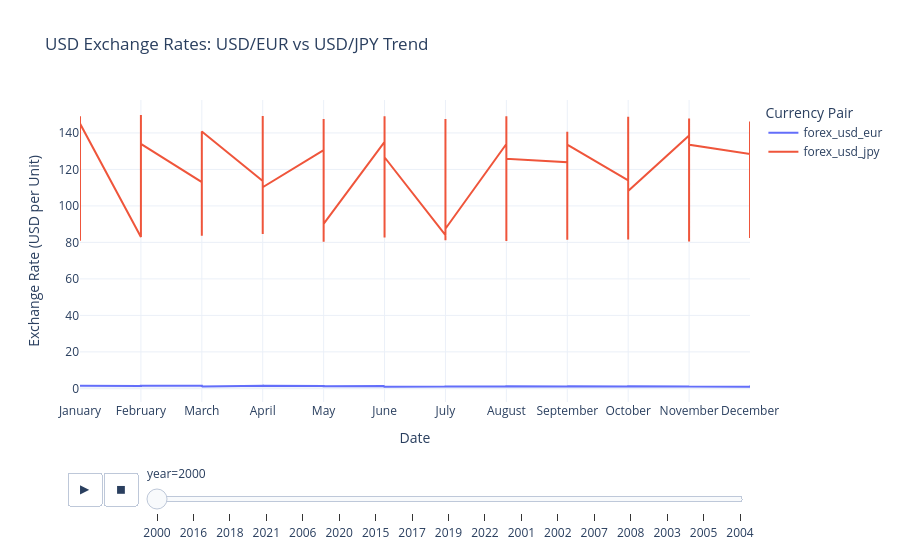

Notebook source saved alongside this figure:
### Markdown cell above
#### **Forex USD/EUR and USD/JPY Trend**

### Code cell
df2 = df2.sort_values(by="m")
forexTrend = px.line(
      data_frame=df2,
      x="month",
      y=["forex_usd_eur", "forex_usd_jpy"],
      animation_frame="year",
      title="USD Exchange Rates: USD/EUR vs USD/JPY Trend",
      labels={'date': 'Date', 'value': 'Exchange Rate', 'variable': 'Currency Pair'}
)

forexTrend.update_layout(
    xaxis_title="Date",
    yaxis_title="Exchange Rate (USD per Unit)",
    template="plotly_white"
)

forexTrend.show()

### Figure 1 — Plotly figure (JSON) as saved in the notebook; plotly's stock layout.template omitted (floating-point values rounded to 4 significant figures; data arrays with more than 128 entries replaced by an {"elided": "..."} marker saying what was removed)
{"data": [{"hovertemplate": "Currency Pair=forex_usd_eur<br>year=2000<br>month=%{x}<br>Exchange Rate=%{y}<extra></extra>", "legendgroup": "forex_usd_eur", "line": {"color": "#636efa", "dash": "solid"}, "marker": {"symbol": "circle"}, "mode": "lines", "name": "forex_usd_eur", "orientation": "v", "showlegend": true, "type": "scatter", "x": {"elided": "327 str values"}, "xaxis": "x", "y": {"elided": "327 float values"}, "yaxis": "y"}, {"hovertemplate": "Currency Pair=forex_usd_jpy<br>year=2000<br>month=%{x}<br>Exchange Rate=%{y}<extra></extra>", "legendgroup": "forex_usd_jpy", "line": {"color": "#EF553B", "dash": "solid"}, "marker": {"symbol": "circle"}, "mode": "lines", "name": "forex_usd_jpy", "orientation": "v", "showlegend": true, "type": "scatter", "x": {"elided": "327 str values"}, "xaxis": "x", "y": {"elided": "327 float values"}, "yaxis": "y"}], "layout": {"legend": {"title": {"text": "Currency Pair"}, "tracegroupgap": 0}, "sliders": [{"active": 0, "currentvalue": {"prefix": "year="}, "len": 0.9, "pad": {"b": 10, "t": 60}, "steps": [{"args": [["2000"], {"frame": {"duration": 0, "redraw": false}, "fromcurrent": true, "mode": "immediate", "transition": {"duration": 0, "easing": "linear"}}], "label": "2000", "method": "animate"}, {"args": [["2016"], {"frame": {"duration": 0, "redraw": false}, "fromcurrent": true, "mode": "immediate", "transition": {"duration": 0, "easing": "linear"}}], "label": "2016", "method": "animate"}, {"args": [["2018"], {"frame": {"duration": 0, "redraw": false}, "fromcurrent": true, "mode": "immediate", "transition": {"duration": 0, "easing": "linear"}}], "label": "2018", "method": "animate"}, {"args": [["2021"], {"frame": {"duration": 0, "redraw": false}, "fromcurrent": true, "mode": "immediate", "transition": {"duration": 0, "easing": "linear"}}], "label": "2021", "method": "animate"}, {"args": [["2006"], {"frame": {"duration": 0, "redraw": false}, "fromcurrent": true, "mode": "immediate", "transition": {"duration": 0, "easing": "linear"}}], "label": "2006", "method": "animate"}, {"args": [["2020"], {"frame": {"duration": 0, "redraw": false}, "fromcurrent": true, "mode": "immediate", "transition": {"duration": 0, "easing": "linear"}}], "label": "2020", "method": "animate"}, {"args": [["2015"], {"frame": {"duration": 0, "redraw": false}, "fromcurrent": true, "mode": "immediate", "transition": {"duration": 0, "easing": "linear"}}], "label": "2015", "method": "animate"}, {"args": [["2017"], {"frame": {"duration": 0, "redraw": false}, "fromcurrent": true, "mode": "immediate", "transition": {"duration": 0, "easing": "linear"}}], "label": "2017", "method": "animate"}, {"args": [["2019"], {"frame": {"duration": 0, "redraw": false}, "fromcurrent": true, "mode": "immediate", "transition": {"duration": 0, "easing": "linear"}}], "label": "2019", "method": "animate"}, {"args": [["2022"], {"frame": {"duration": 0, "redraw": false}, "fromcurrent": true, "mode": "immediate", "transition": {"duration": 0, "easing": "linear"}}], "label": "2022", "method": "animate"}, {"args": [["2001"], {"frame": {"duration": 0, "redraw": false}, "fromcurrent": true, "mode": "immediate", "transition": {"duration": 0, "easing": "linear"}}], "label": "2001", "method": "animate"}, {"args": [["2002"], {"frame": {"duration": 0, "redraw": false}, "fromcurrent": true, "mode": "immediate", "transition": {"duration": 0, "easing": "linear"}}], "label": "2002", "method": "animate"}, {"args": [["2007"], {"frame": {"duration": 0, "redraw": false}, "fromcurrent": true, "mode": "immediate", "transition": {"duration": 0, "easing": "linear"}}], "label": "2007", "method": "animate"}, {"args": [["2008"], {"frame": {"duration": 0, "redraw": false}, "fromcurrent": true, "mode": "immediate", "transition": {"duration": 0, "easing": "linear"}}], "label": "2008", "method": "animate"}, {"args": [["2003"], {"frame": {"duration": 0, "redraw": false}, "fromcurrent": true, "mode": "immediate", "transition": {"duration": 0, "easing": "linear"}}], "label": "2003", "method": "animate"}, {"args": [["2005"], {"frame": {"duration": 0, "redraw": false}, "fromcurrent": true, "mode": "immediate", "transition": {"duration": 0, "easing": "linear"}}], "label": "2005", "method": "animate"}, {"args": [["2004"], {"frame": {"duration": 0, "redraw": false}, "fromcurrent": true, "mode": "immediate", "transition": {"duration": 0, "easing": "linear"}}], "label": "2004", "method": "animate"}], "x": 0.1, "xanchor": "left", "y": 0, "yanchor": "top"}], "title": {"text": "USD Exchange Rates: USD/EUR vs USD/JPY Trend"}, "updatemenus": [{"buttons": [{"args": [null, {"frame": {"duration": 500, "redraw": false}, "fromcurrent": true, "mode": "immediate", "transition": {"duration": 500, "easing": "linear"}}], "label": "&#9654;", "method": "animate"}, {"args": [[null], {"frame": {"duration": 0, "redraw": false}, "fromcurrent": true, "mode": "immediate", "transition": {"duration": 0, "easing": "linear"}}], "label": "&#9724;", "method": "animate"}], "direction": "left", "pad": {"r": 10, "t": 70}, "showactive": false, "type": "buttons", "x": 0.1, "xanchor": "right", "y": 0, "yanchor": "top"}], "xaxis": {"anchor": "y", "domain": [0, 1], "title": {"text": "Date"}}, "yaxis": {"anchor": "x", "domain": [0, 1], "title": {"text": "Exchange Rate (USD per Unit)"}}}}
